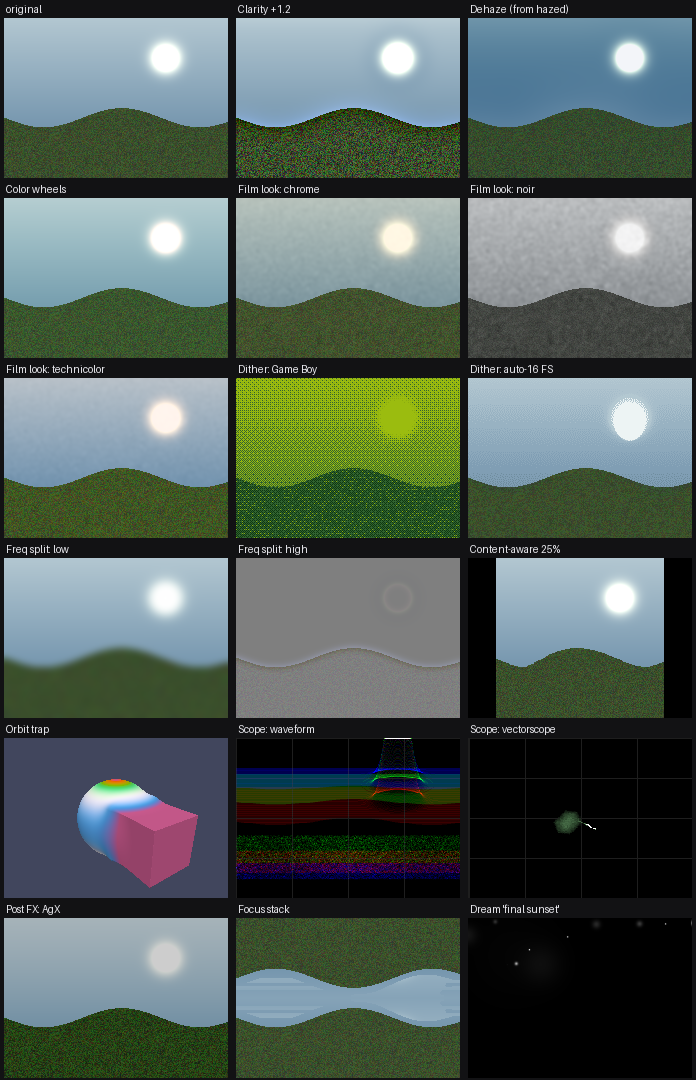
#> input picture 2d/lestudio/r4_contact_sheet.png, 696 x 1080 px; its folder holds only this picture in this run
$ python -i holoscore.py   (imports and definitions only)
#> lines starting #> are read from the running program, lines starting #| are printed output that depends on the picture
"""HOLOSCORE -- score-based generative diffusion with trained weights.

Devin's verdict on patch-NN: compositing, not generation. Correct. This
is the generative version, built on what we have:

THE MODEL. A denoiser is trained at every (scale, sigma): random
Fourier features of the noisy patch (plus, on fine scales, features of
the co-located patch of the coarser result -- a cascaded conditional
model), then leCore's standing learning rule, the closed-form ridge,
maps features -> clean patch. The weights are real learned parameters;
outputs are regression syntheses, never copies -- no pixel of a sample
exists in the training set.

THE SAMPLING. Kadkhodaie & Simoncelli: a denoiser's residual
D(x) - x estimates sigma^2 * grad log p(x), so annealed iteration

    x <- x + h (D(x) - x) + gamma sigma z,   sigma decreasing

is diffusion sampling from the denoiser's learned prior. We run it
from PURE NOISE at the coarsest scale (composition is generated, not
seeded), then cascade: each finer scale runs conditioned on the
upsampled coarser sample.

Training set: the ten stills (+ mirror augmentation), patches at six
scales. Class-conditional via per-family models. Deterministic per
seed. Novelty is MEASURED per sample (distance of generated patches to
their nearest training patch, against the train-to-train baseline).
"""
import sys

import numpy as np
from PIL import Image

sys.path.insert(0, "/root/work")
sys.path.insert(0, "/root/work/lecore_main")

RW, RH = 240, 180
FILMS = {"labyrinth": (0, 1, 2), "fifth": (3, 4, 5), "night": (6,),
         "akira": (7, 8, 9), None: tuple(range(10))}
PS = 9                    # patch size
STRIDE = 2

# scale ladder (width) and the sigma ladder per scale
SCALES = [24, 36, 54, 80, 120, 180, 240]
SIGMAS0 = [0.90, 0.60, 0.40, 0.26, 0.17, 0.11, 0.07, 0.045]   # coarsest
SIGMASF = [0.22, 0.14, 0.09, 0.055]                            # cascade


def load(i, w, h):
    im = Image.open("/root/work/refs_real/ref_%d.png" % i).convert("RGB")
    return np.asarray(im.resize((w, h), Image.LANCZOS), float) / 255.0


def _resize(a, w, h):
    im = Image.fromarray((np.clip(a, 0, 1) * 255).astype(np.uint8))
    return np.asarray(im.resize((w, h), Image.LANCZOS), float) / 255.0


# [11 lines left out: function _grid, not called in this run]


class GlobalDenoiser:
    """Whole-image denoiser at the coarsest scale: the cascade's global
    score model. Features: PCA of the noisy image + random Fourier
    features; leCore's ridge maps them to the clean image. Trained on
    the augmented set (mirrors, shifts, zooms), so samples are novel
    points on the learned low-dimensional image manifold."""

    # [68 lines left out: functions __init__, __call__, augment24, not called in this run]


class RidgeDenoiser:
    """One trained denoiser: phi(noisy [, coarse]) --ridge--> clean."""

    # [85 lines left out: functions __init__, __call__, denoise_image, not called in this run]


class HoloScore:
    def __init__(self, cls=None, seed=0, guidance=1.6):
        self.cls = cls
        self.seed = seed
        self.guidance = guidance
        idxs = FILMS[cls]
        self.dens = []                     # per scale: list per sigma
        for si, w in enumerate(SCALES):
            h = int(w * RH / RW)
            imgs = []
            for i in idxs:
                im = load(i, w, h)
                imgs.append(im)
                imgs.append(im[:, ::-1])   # mirror augmentation
            clean = np.concatenate([_grid(im, PS, 1 if w <= 54 else STRIDE)[0]
                                    for im in imgs], 0)
            coarse = None
            if si > 0:
                wc = SCALES[si - 1]
                cims = []
                for im in imgs:
                    up = _resize(_resize(im, wc, int(wc * RH / RW)), w, h)
                    cims.append(up)
                coarse = np.concatenate(
                    [_grid(cm, PS, 1 if w <= 54 else STRIDE)[0]
                     for cm in cims], 0)
            sigmas = SIGMAS0 if si == 0 else SIGMASF
            row = []
            if w <= 54:
                masters = [load(i, 96, 72) for i in idxs]
                aug = augment24(imgs, masters, w, h)
                flat = np.stack([a.ravel() for a in aug]).astype(np.float32)
                caug = None
                if si > 0:
                    wc = SCALES[si - 1]
                    hc = int(wc * RH / RW)
                    caug = np.stack([
                        _resize(_resize(a, wc, hc), w, h).ravel()
                        for a in aug]).astype(np.float32)
                for sj, sg in enumerate(sigmas):
                    row.append(GlobalDenoiser(flat, sg, coarse=caug,
                                              seed=seed + si * 17 + sj))
            else:
                for sj, sg in enumerate(sigmas):
                    row.append((RidgeDenoiser(clean, coarse, sg,
                                              seed=seed + si * 31 + sj),
                                RidgeDenoiser(clean, None, sg,
                                              seed=seed + si * 31 + sj)))
            self.dens.append(row)
            print("trained scale %dpx (%d patches)" % (w, len(clean)),
                  flush=True)

    # [75 lines left out: functions sample, novelty, not called in this run]


# [11 lines not run here, left out]

>>> import cv2
>>> picture = cv2.imread('../../r4_contact_sheet.png', cv2.IMREAD_GRAYSCALE)
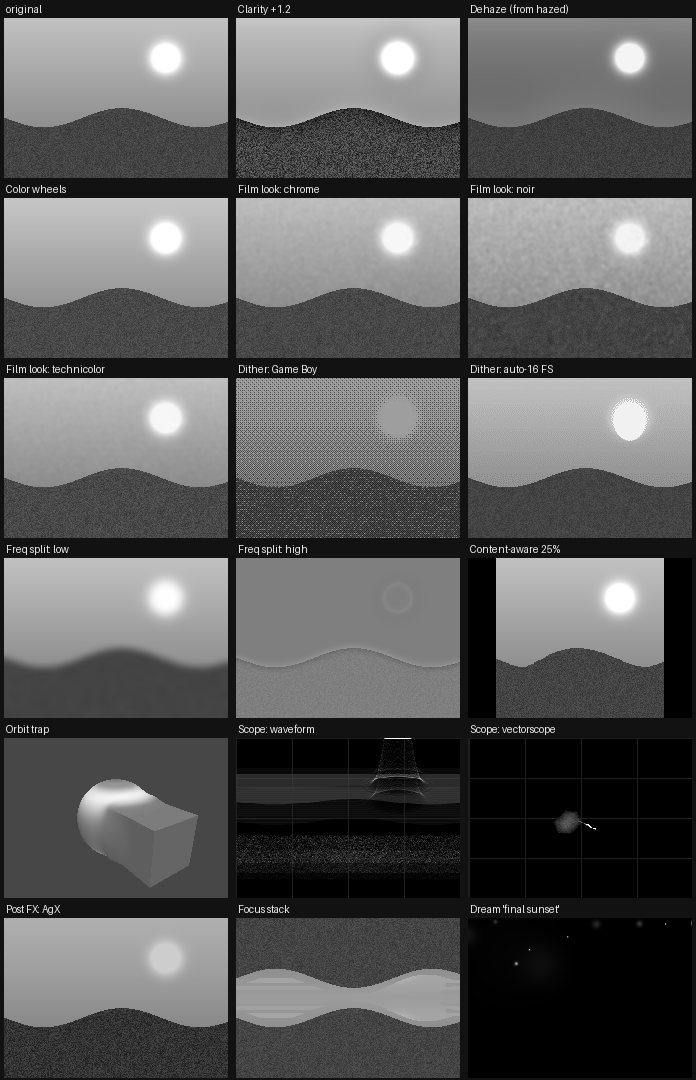
#> picture: shape (1080, 696); min 0, max 255, mean 90.8
>>> result = HoloScore().novelty(picture)
#> (the run stopped early here; a loop or call above may not have finished)
